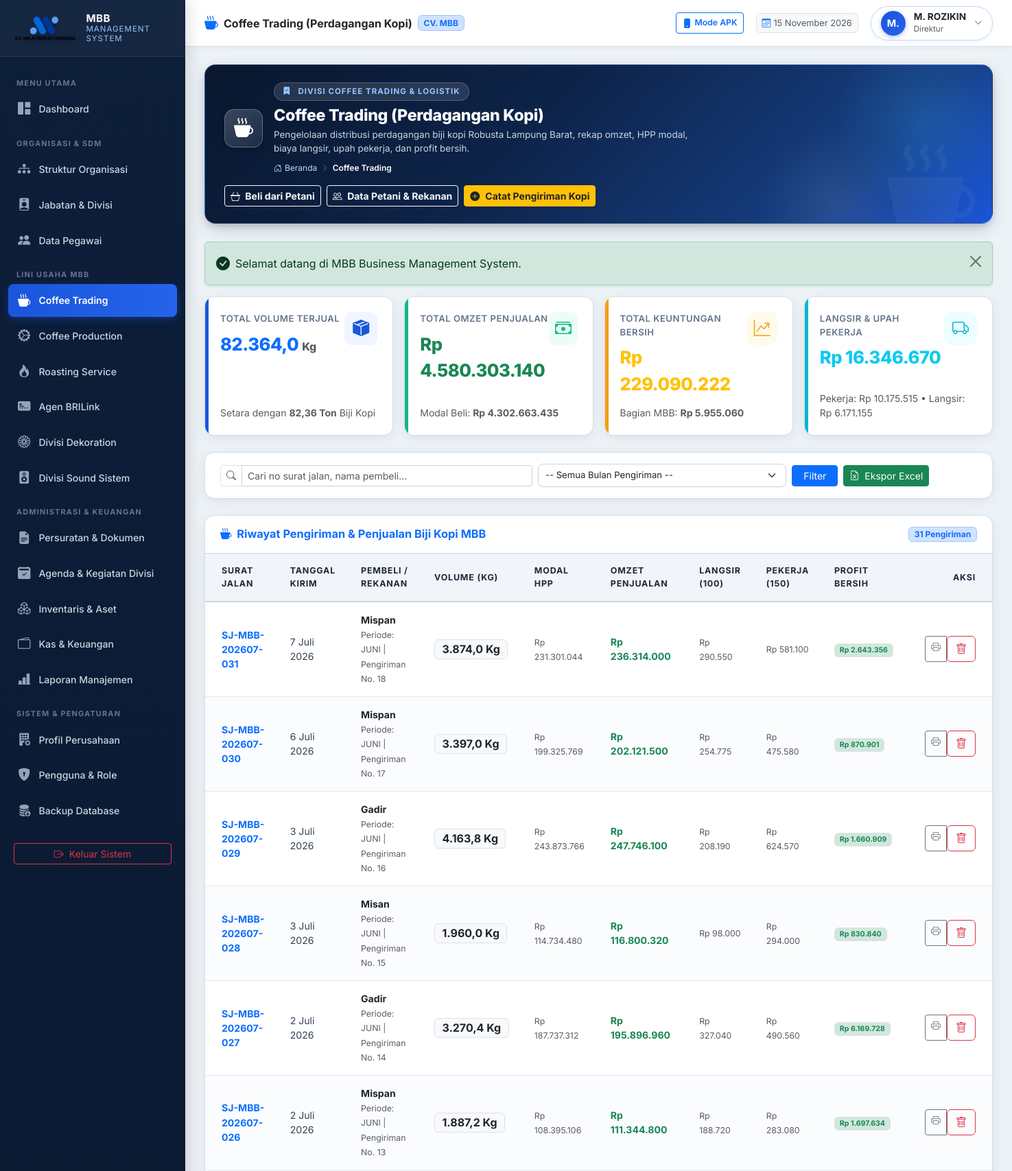
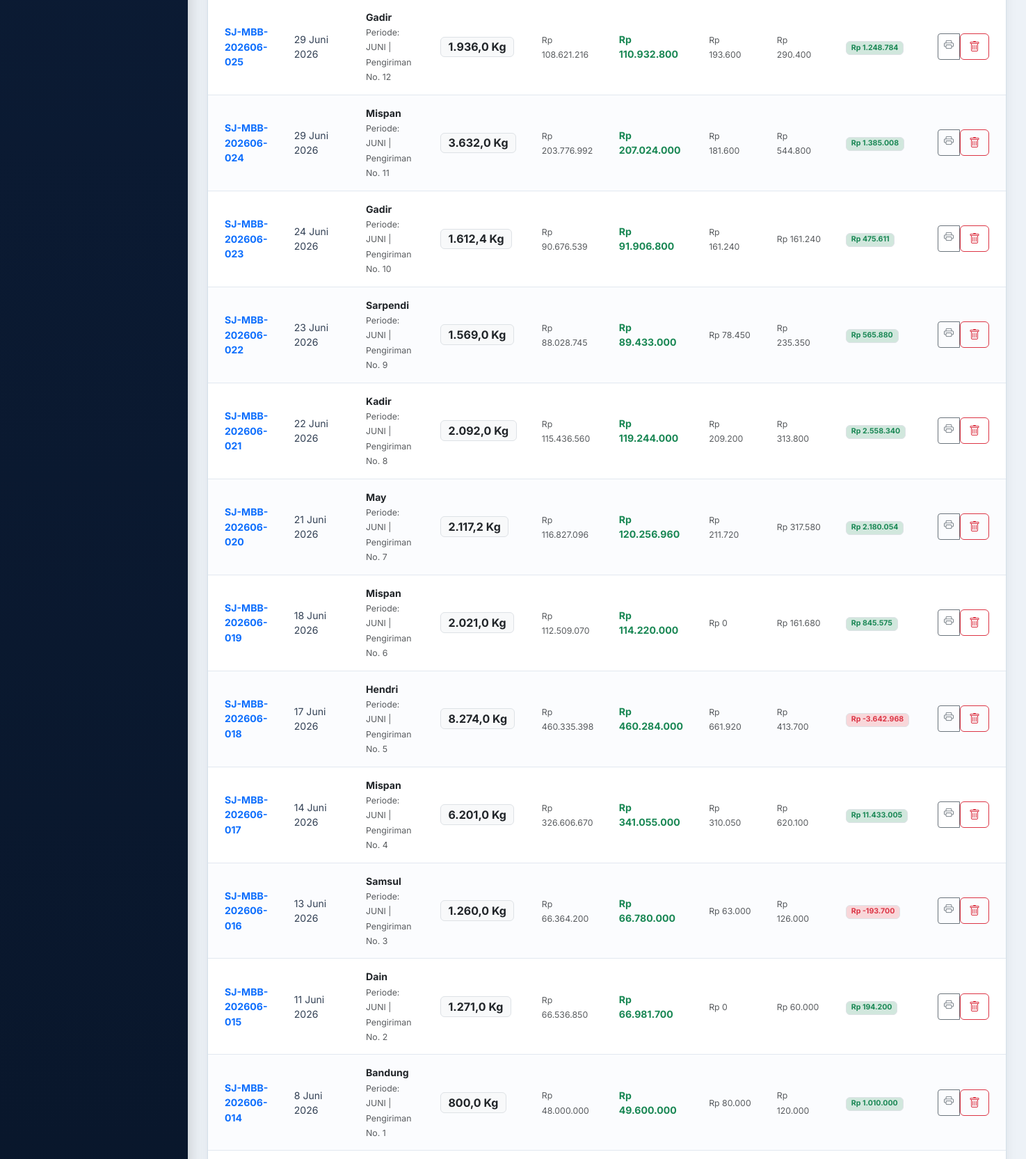
The app's page /modules/coffee-trading/index.php (signed in, upper part) with its own data (2 pictures, top to bottom).
### tables this page shows
CREATE TABLE `users` (
  `id` int(11) NOT NULL AUTO_INCREMENT,
  `username` varchar(50) NOT NULL,
  `email` varchar(100) NOT NULL,
  `password_hash` varchar(255) NOT NULL,
  `role_id` int(11) NOT NULL,
  `employee_id` int(11) DEFAULT NULL,
  `is_active` tinyint(1) DEFAULT 1,
  `must_change_password` tinyint(1) DEFAULT 0,
  `last_login_at` datetime DEFAULT NULL,
  `last_login_ip` varchar(45) DEFAULT NULL,
  `created_at` datetime DEFAULT current_timestamp(),
  `updated_at` datetime DEFAULT current_timestamp() ON UPDATE current_timestamp(),
  PRIMARY KEY (`id`),
  UNIQUE KEY `username` (`username`),
  UNIQUE KEY `email` (`email`),
  UNIQUE KEY `employee_id` (`employee_id`),
  KEY `fk_user_role` (`role_id`),
  CONSTRAINT `fk_user_emp` FOREIGN KEY (`employee_id`) REFERENCES `employees` (`id`) ON DELETE SET NULL,
  CONSTRAINT `fk_user_role` FOREIGN KEY (`role_id`) REFERENCES `roles` (`id`)
);

CREATE TABLE `employees` (
  `id` int(11) NOT NULL AUTO_INCREMENT,
  `employee_code` varchar(30) NOT NULL,
  `full_name` varchar(150) NOT NULL,
  `gender` enum('L','P') DEFAULT 'L',
  `phone_number` varchar(30) DEFAULT NULL,
  `email` varchar(100) DEFAULT NULL,
  `address` text DEFAULT NULL,
  `division_id` int(11) DEFAULT NULL,
  `position_id` int(11) DEFAULT NULL,
  `join_date` date DEFAULT NULL,
  `employment_status` enum('TETAP','KONTRAK','MAGANG','HONORER') DEFAULT 'TETAP',
  `is_active` tinyint(1) DEFAULT 1,
  `avatar` varchar(255) DEFAULT NULL,
  `notes` text DEFAULT NULL,
  `created_at` datetime DEFAULT current_timestamp(),
  `updated_at` datetime DEFAULT current_timestamp() ON UPDATE current_timestamp(),
  PRIMARY KEY (`id`),
  UNIQUE KEY `employee_code` (`employee_code`),
  KEY `fk_emp_div` (`division_id`),
  KEY `fk_emp_pos` (`position_id`),
  CONSTRAINT `fk_emp_div` FOREIGN KEY (`division_id`) REFERENCES `divisions` (`id`) ON DELETE SET NULL,
  CONSTRAINT `fk_emp_pos` FOREIGN KEY (`position_id`) REFERENCES `positions` (`id`) ON DELETE SET NULL
);

CREATE TABLE `positions` (
  `id` int(11) NOT NULL AUTO_INCREMENT,
  `position_code` varchar(20) NOT NULL,
  `position_name` varchar(100) NOT NULL,
  `division_id` int(11) DEFAULT NULL,
  `parent_position_id` int(11) DEFAULT NULL,
  `level_rank` int(11) DEFAULT 1,
  `job_description` text DEFAULT NULL,
  `is_active` tinyint(1) DEFAULT 1,
  `created_at` datetime DEFAULT current_timestamp(),
  `updated_at` datetime DEFAULT current_timestamp() ON UPDATE current_timestamp(),
  PRIMARY KEY (`id`),
  UNIQUE KEY `position_code` (`position_code`),
  KEY `fk_pos_div` (`division_id`),
  KEY `fk_pos_parent` (`parent_position_id`),
  CONSTRAINT `fk_pos_div` FOREIGN KEY (`division_id`) REFERENCES `divisions` (`id`) ON DELETE SET NULL,
  CONSTRAINT `fk_pos_parent` FOREIGN KEY (`parent_position_id`) REFERENCES `positions` (`id`) ON DELETE SET NULL
);

CREATE TABLE `sales` (
  `id` int(11) NOT NULL AUTO_INCREMENT,
  `invoice_number` varchar(50) NOT NULL,
  `sale_date` date NOT NULL,
  `customer_id` int(11) DEFAULT NULL,
  `warehouse_id` int(11) DEFAULT NULL,
  `total_weight_kg` decimal(12,2) DEFAULT 0.00,
  `capital_cost` decimal(15,2) DEFAULT 0.00,
  `total_amount` decimal(15,2) NOT NULL,
  `discount_amount` decimal(15,2) DEFAULT 0.00,
  `grand_total` decimal(15,2) NOT NULL,
  `langsir_fee` decimal(15,2) DEFAULT 0.00,
  `worker_fee` decimal(15,2) DEFAULT 0.00,
  `operational_cost` decimal(15,2) DEFAULT 0.00,
  `invs_amount` decimal(15,2) DEFAULT 0.00,
  `mbb_amount` decimal(15,2) DEFAULT 0.00,
  `profit_amount` decimal(15,2) DEFAULT 0.00,
  `worker_distribution` text DEFAULT NULL,
  `paid_amount` decimal(15,2) DEFAULT 0.00,
  `payment_status` enum('LUNAS','SEBAGIAN','BELUM_BAYAR') DEFAULT 'LUNAS',
  `payment_method` enum('TUNAI','TRANSFER','BRILINK') DEFAULT 'TUNAI',
  `notes` text DEFAULT NULL,
  `created_by` int(11) DEFAULT NULL,
  `created_at` datetime DEFAULT current_timestamp(),
  PRIMARY KEY (`id`),
  UNIQUE KEY `invoice_number` (`invoice_number`),
  KEY `fk_sale_cust` (`customer_id`),
  KEY `fk_sale_wh` (`warehouse_id`),
  CONSTRAINT `fk_sale_cust` FOREIGN KEY (`customer_id`) REFERENCES `customers` (`id`) ON DELETE SET NULL,
  CONSTRAINT `fk_sale_wh` FOREIGN KEY (`warehouse_id`) REFERENCES `warehouses` (`id`) ON DELETE SET NULL
);

CREATE TABLE `customers` (
  `id` int(11) NOT NULL AUTO_INCREMENT,
  `code` varchar(30) NOT NULL,
  `name` varchar(150) NOT NULL,
  `phone` varchar(30) DEFAULT NULL,
  `email` varchar(100) DEFAULT NULL,
  `address` text DEFAULT NULL,
  `customer_type` enum('INDIVIDUAL','CAFE','WHOLESALER','CORPORATE') DEFAULT 'INDIVIDUAL',
  `notes` text DEFAULT NULL,
  `created_at` datetime DEFAULT current_timestamp(),
  PRIMARY KEY (`id`),
  UNIQUE KEY `code` (`code`)
);

### modules/coffee-trading/index.php (the view, shortened to what the rows shown need)
<?php
require_once __DIR__ . '/../../core/Auth.php';
require_once __DIR__ . '/../../core/Permission.php';
require_once __DIR__ . '/../../helpers/utils.php';
$db = Database::getInstance();
$query = "
    SELECT s.*, c.name AS customer_name
    FROM sales s
    LEFT JOIN customers c ON s.customer_id = c.id
    WHERE 1=1
";
$params = [];
$query .= " ORDER BY s.sale_date DESC, s.id DESC";
$stmt = $db->prepare($query);
$stmt->execute($params);
$sales = $stmt->fetchAll();
$pageTitle = 'Coffee Trading (Perdagangan Kopi)';
require_once __DIR__ . '/../../components/header.php';
require_once __DIR__ . '/../../components/topbar.php';
?>
<div class="card-mbb">
    <div class="card-mbb-body p-0">
        <div class="table-responsive">
            <table class="table-mbb align-middle">
                <thead>
                    <tr>
                        <th class="ps-4">Surat Jalan</th>
                        <th>Tanggal Kirim</th>
                        <th>Pembeli / Rekanan</th>
                        <th>Volume (Kg)</th>
                        <th>Modal HPP</th>
                        <th>Omzet Penjualan</th>
                        <th>Langsir (100)</th>
                        <th>Pekerja (150)</th>
                        <th>Profit Bersih</th>
                        <th class="text-end pe-4">Aksi</th>
                    </tr>
                </thead>
                <tbody>
                    <?php if (empty($sales)): ?>
                        <tr>
                            <td colspan="10" class="text-center py-5 text-muted">
                                <i class="bi bi-box-seam fs-1 d-block mb-2 text-secondary opacity-50"></i>
                                Belum ada data pengiriman kopi yang cocok.
                            </td>
                        </tr>
                    <?php else: ?>
                        <?php foreach ($sales as $s): ?>
                            <tr>
                                <td class="ps-4 fw-bold text-primary"><?= e($s['invoice_number']) ?></td>
                                <td><?= format_tanggal($s['sale_date']) ?></td>
                                <td>
                                    <div class="fw-bold text-dark"><?= e($s['customer_name'] ?: 'Pelanggan') ?></div>
                                    <small class="text-muted"><?= e($s['notes'] ?: '-') ?></small>
                                </td>
                                <td>
                                    <span class="badge bg-light text-dark border fs-6">
                                        <?= number_format($s['total_weight_kg'], 1, ',', '.') ?> Kg
                                    </span>
                                </td>
                                <td><small class="text-muted"><?= format_rupiah($s['capital_cost']) ?></small></td>
                                <td class="fw-bold text-success"><?= format_rupiah($s['grand_total']) ?></td>
                                <td><small class="text-muted"><?= format_rupiah($s['langsir_fee']) ?></small></td>
                                <td><small class="text-muted"><?= format_rupiah($s['worker_fee']) ?></small></td>
                                <td>
                                    <?php $isProfit = $s['profit_amount'] >= 0; ?>
                                    <span class="badge <?= $isProfit ? 'bg-success-subtle text-success' : 'bg-danger-subtle text-danger' ?> border">
                                        <?= format_rupiah($s['profit_amount']) ?>
                                    </span>
                                </td>
                                <td class="text-end pe-4">
                                    <div class="btn-group btn-group-sm">
                                        <a href="<?= base_url('modules/coffee-trading/print_delivery.php?id=' . $s['id']) ?>" target="_blank" class="btn btn-outline-secondary" title="Cetak Surat Jalan / Faktur">
                                            <i class="bi bi-printer"></i>
                                        </a>
                                        <?php if (Permission::can('coffee_trading.manage')): ?>
                                        <form method="POST" action="" class="d-inline">
                                            <button type="submit" class="btn btn-outline-danger btn-confirm-delete"
                                                    data-confirm="Hapus data penjualan '<?= e($s['invoice_number']) ?>'?" title="Hapus">
                                                <i class="bi bi-trash"></i>
                                            </button>
                                        </form>
                                        <?php endif; ?>
                                    </div>
                                </td>
                            </tr>
                        <?php endforeach; ?>
                    <?php endif; ?>
                </tbody>
            </table>
        </div>
    </div>
</div>
<?php require_once __DIR__ . '/../../components/footer.php'; ?>

### components/topbar.php (shortened to what the rows shown need)
<?php
$user = Auth::user();
$displayName = $user['full_name'] ?? ($user['username'] ?? 'User');
$displayRole = $user['role_title'] ?? ($user['role_name'] ?? 'User');
$displayPos  = $user['position_name'] ?? $displayRole;
$initials    = strtoupper(substr($displayName, 0, 2));
$activeMeta = $moduleMetadata[$currentModule ?? 'dashboard'] ?? [
    'title'    => $pageTitle ?? 'MBB Management System',
    'category' => 'SISTEM INFORMASI TERPADU',
    'icon'     => 'bi-grid-fill',
    'desc'     => 'Sistem manajemen operasional terpadu CV. MAJU BERKAH BERSAMA'
];
$bannerTitle    = $pageTitle ?? $activeMeta['title'];
?>
<div class="main-content">
    <header class="topbar">
        <div class="topbar-right">
            <div class="dropdown">
                <div class="user-profile-badge" data-bs-toggle="dropdown" aria-expanded="false">
                    <div class="user-avatar"><?= e($initials) ?></div>
                    <div class="d-none d-sm-block text-start lh-1">
                        <div class="fw-bold text-dark" style="font-size: 0.85rem;"><?= e($displayName) ?></div>
                        <small class="text-muted" style="font-size: 0.72rem;"><?= e($displayPos) ?></small>
                    </div>
                    <i class="bi bi-chevron-down text-muted" style="font-size: 0.75rem;"></i>
                </div>
            </div>
        </div>
    </header>
    <div class="content-body">
        <div class="page-hero-banner">
            <div class="page-hero-content">
                <div class="banner-title-group">
                    <div>
                        <h2 class="banner-page-title"><?= e($bannerTitle) ?></h2>
                    </div>
                </div>
            </div>
        </div>

### records on screen
users: employee.full_name "M.", employee.full_name "M. ROZIKIN", positions.position_name "Direktur"
sales: invoice_number "SJ-MBB-202607-031", sale_date "7 Juli 2026", customer.name "Mispan", notes "Periode: JUNI | Pengiriman No. 18", total_weight_kg "3.874,0", capital_cost "Rp 231.301.044", grand_total "Rp 236.314.000", langsir_fee "Rp 290.550", worker_fee "Rp 581.100", profit_amount "Rp 2.643.356"
sales: invoice_number "SJ-MBB-202607-030", sale_date "6 Juli 2026", customer.name "Mispan", notes "Periode: JUNI | Pengiriman No. 17", total_weight_kg "3.397,0", capital_cost "Rp 199.325.769", grand_total "Rp 202.121.500", langsir_fee "Rp 254.775", worker_fee "Rp 475.580", profit_amount "Rp 870.901"
sales: invoice_number "SJ-MBB-202607-029", sale_date "3 Juli 2026", customer.name "Gadir", notes "Periode: JUNI | Pengiriman No. 16", total_weight_kg "4.163,8", capital_cost "Rp 243.873.766", grand_total "Rp 247.746.100", langsir_fee "Rp 208.190", worker_fee "Rp 624.570", profit_amount "Rp 1.660.909"
sales: invoice_number "SJ-MBB-202607-028", sale_date "3 Juli 2026", customer.name "Misan", notes "Periode: JUNI | Pengiriman No. 15", total_weight_kg "1.960,0", capital_cost "Rp 114.734.480", grand_total "Rp 116.800.320", langsir_fee "Rp 98.000", worker_fee "Rp 294.000", profit_amount "Rp 830.840"
sales: invoice_number "SJ-MBB-202607-027", sale_date "2 Juli 2026", customer.name "Gadir", notes "Periode: JUNI | Pengiriman No. 14", total_weight_kg "3.270,4", capital_cost "Rp 187.737.312", grand_total "Rp 195.896.960", langsir_fee "Rp 327.040", worker_fee "Rp 490.560", profit_amount "Rp 6.169.728"
sales: invoice_number "SJ-MBB-202607-026", sale_date "2 Juli 2026", customer.name "Mispan", notes "Periode: JUNI | Pengiriman No. 13", total_weight_kg "1.887,2", capital_cost "Rp 108.395.106", grand_total "Rp 111.344.800", langsir_fee "Rp 188.720", worker_fee "Rp 283.080", profit_amount "Rp 1.697.634"
sales: invoice_number "SJ-MBB-202606-025", sale_date "29 Juni 2026", customer.name "Gadir", notes "Periode: JUNI | Pengiriman No. 12", total_weight_kg "1.936,0", capital_cost "Rp 108.621.216", grand_total "Rp 110.932.800", langsir_fee "Rp 193.600", worker_fee "Rp 290.400", profit_amount "Rp 1.248.784"
sales: invoice_number "SJ-MBB-202606-024", sale_date "29 Juni 2026", customer.name "Mispan", notes "Periode: JUNI | Pengiriman No. 11", total_weight_kg "3.632,0", capital_cost "Rp 203.776.992", grand_total "Rp 207.024.000", langsir_fee "Rp 181.600", worker_fee "Rp 544.800", profit_amount "Rp 1.385.008"
sales: invoice_number "SJ-MBB-202606-023", sale_date "24 Juni 2026", customer.name "Gadir", notes "Periode: JUNI | Pengiriman No. 10", total_weight_kg "1.612,4", capital_cost "Rp 90.676.539", grand_total "Rp 91.906.800", langsir_fee "Rp 161.240", worker_fee "Rp 161.240", profit_amount "Rp 475.611"
sales: invoice_number "SJ-MBB-202606-022", sale_date "23 Juni 2026", customer.name "Sarpendi", notes "Periode: JUNI | Pengiriman No. 9", total_weight_kg "1.569,0", capital_cost "Rp 88.028.745", grand_total "Rp 89.433.000", langsir_fee "Rp 78.450", worker_fee "Rp 235.350", profit_amount "Rp 565.880"
sales: invoice_number "SJ-MBB-202606-021", sale_date "22 Juni 2026", customer.name "Kadir", notes "Periode: JUNI | Pengiriman No. 8", total_weight_kg "2.092,0", capital_cost "Rp 115.436.560", grand_total "Rp 119.244.000", langsir_fee "Rp 209.200", worker_fee "Rp 313.800", profit_amount "Rp 2.558.340"
sales: invoice_number "SJ-MBB-202606-020", sale_date "21 Juni 2026", customer.name "May", notes "Periode: JUNI | Pengiriman No. 7", total_weight_kg "2.117,2", capital_cost "Rp 116.827.096", grand_total "Rp 120.256.960", langsir_fee "Rp 211.720", worker_fee "Rp 317.580", profit_amount "Rp 2.180.054"
sales: invoice_number "SJ-MBB-202606-019", sale_date "18 Juni 2026", customer.name "Mispan", notes "Periode: JUNI | Pengiriman No. 6", total_weight_kg "2.021,0", capital_cost "Rp 112.509.070", grand_total "Rp 114.220.000", langsir_fee "Rp 0", worker_fee "Rp 161.680", profit_amount "Rp 845.575"
sales: invoice_number "SJ-MBB-202606-018", sale_date "17 Juni 2026", customer.name "Hendri", notes "Periode: JUNI | Pengiriman No. 5", total_weight_kg "8.274,0", capital_cost "Rp 460.335.398", grand_total "Rp 460.284.000", langsir_fee "Rp 661.920", worker_fee "Rp 413.700", profit_amount "Rp -3.642.968"
sales: invoice_number "SJ-MBB-202606-017", sale_date "14 Juni 2026", customer.name "Mispan", notes "Periode: JUNI | Pengiriman No. 4", total_weight_kg "6.201,0", capital_cost "Rp 326.606.670", grand_total "Rp 341.055.000", langsir_fee "Rp 310.050", worker_fee "Rp 620.100", profit_amount "Rp 11.433.005"
sales: invoice_number "SJ-MBB-202606-016", sale_date "13 Juni 2026", customer.name "Samsul", notes "Periode: JUNI | Pengiriman No. 3", total_weight_kg "1.260,0", capital_cost "Rp 66.364.200", grand_total "Rp 66.780.000", langsir_fee "Rp 63.000", worker_fee "Rp 126.000", profit_amount "Rp -193.700"
sales: invoice_number "SJ-MBB-202606-015", sale_date "11 Juni 2026", customer.name "Dain", notes "Periode: JUNI | Pengiriman No. 2", total_weight_kg "1.271,0", capital_cost "Rp 66.536.850", grand_total "Rp 66.981.700", langsir_fee "Rp 0", worker_fee "Rp 60.000", profit_amount "Rp 194.200"
sales: invoice_number "SJ-MBB-202606-014", sale_date "8 Juni 2026", customer.name "Bandung", notes "Periode: JUNI | Pengiriman No. 1", total_weight_kg "800,0", capital_cost "Rp 48.000.000", grand_total "Rp 49.600.000", langsir_fee "Rp 80.000", worker_fee "Rp 120.000", profit_amount "Rp 1.010.000"

### other values on screen
get_company_setting('company_short_name', 'MBB') "MBB"
$bannerTitle "Coffee Trading (Perdagangan Kopi)"
$bannerCategory "DIVISI COFFEE TRADING & LOGISTIK"
$bannerDesc "Pengelolaan distribusi perdagangan biji kopi Robusta Lampung Barat, rekap omzet, HPP modal, biaya langsir, upah pekerja, dan profit bersih."
$label "Coffee Trading"
$msg "Selamat datang di MBB Business Management System."
$summary['total_kg'] "82.364,0"
$summary['total_kg'] / 1000 "82,36"
format_rupiah($summary['total_omset']) "Rp 4.580.303.140"
format_rupiah($summary['total_capital']) "Rp 4.302.663.435"
format_rupiah($summary['total_profit']) "Rp 229.090.222"
format_rupiah($summary['total_mbb']) "Rp 5.955.060"
format_rupiah($summary['total_langsir'] + $summary['total_worker']) "Rp 16.346.670"
format_rupiah($summary['total_worker']) "Rp 10.175.515"
format_rupiah($summary['total_langsir']) "Rp 6.171.155"
